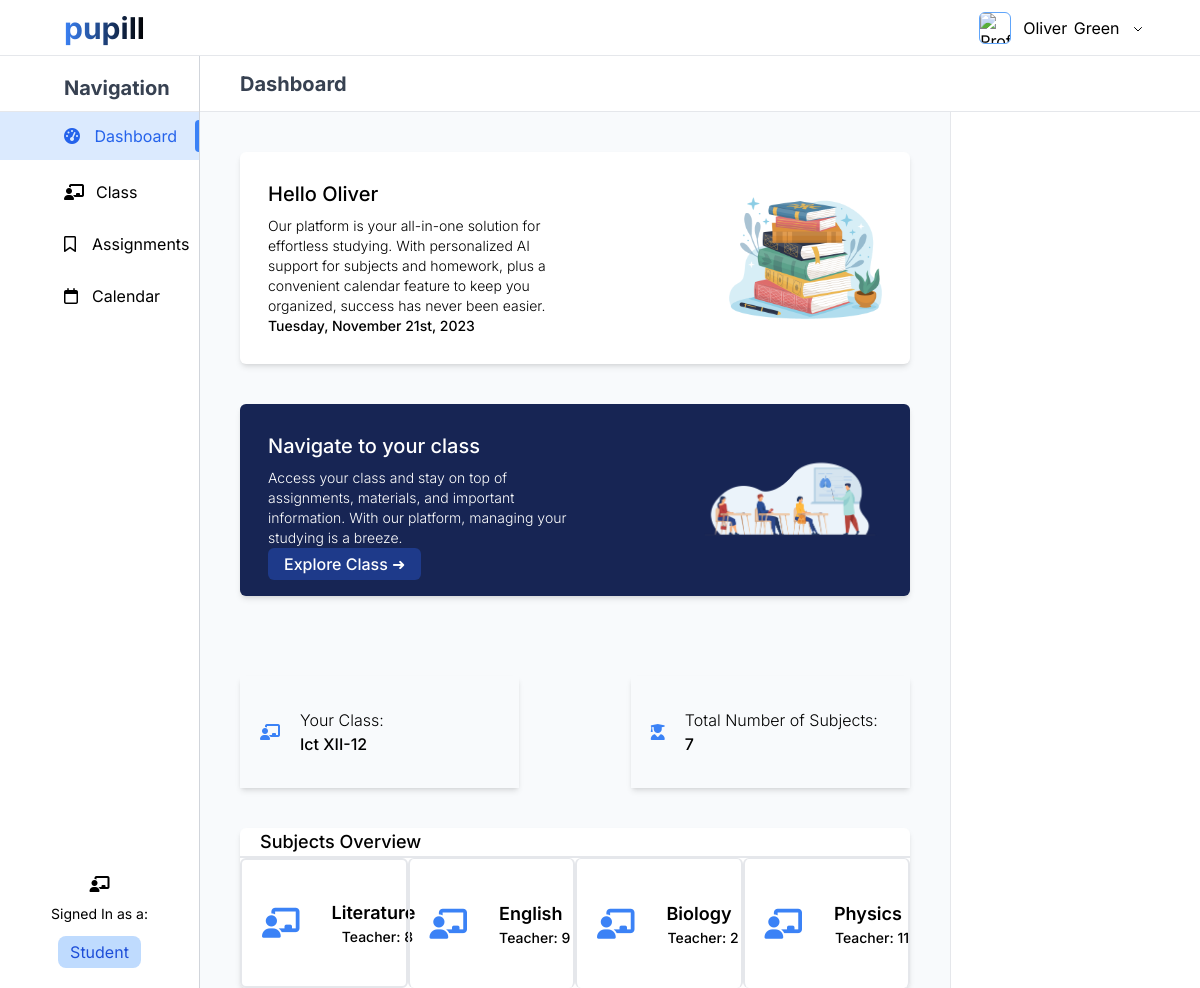
The page /dashboards/student_dashboard/studentDashboard.php (signed in) on the database its author committed.
### tables this page shows
CREATE TABLE `students` (
  `student_id` int(255) NOT NULL,
  `student_name` varchar(255) NOT NULL,
  `student_surname` varchar(255) NOT NULL,
  `student_email` varchar(255) NOT NULL,
  `student_password` varchar(255) NOT NULL,
  `student_birthday` varchar(255) NOT NULL,
  `student_parentCode` varchar(255) NOT NULL,
  `student_class` varchar(255) DEFAULT NULL,
  `school_id` varchar(255) NOT NULL,
  `created_at` datetime(6) NOT NULL,
  `updated_at` datetime(6) DEFAULT NULL ON UPDATE current_timestamp(6)
);

CREATE TABLE `classes` (
  `class_id` int(255) NOT NULL,
  `class_name` varchar(255) NOT NULL,
  `class_headTeacher` varchar(255) NOT NULL,
  `class_subjectCount` varchar(255) NOT NULL,
  `school` varchar(255) NOT NULL,
  `class_code` varchar(255) NOT NULL,
  `created_at` datetime(6) NOT NULL,
  `updated_at` datetime(6) DEFAULT NULL ON UPDATE current_timestamp(6)
);

CREATE TABLE `class_subjects` (
  `id` int(11) NOT NULL,
  `class_id` int(11) NOT NULL,
  `subject` varchar(255) NOT NULL,
  `teacher_id` int(11) NOT NULL
);

### dashboards/student_dashboard/studentDashboard.php (the view, shortened to what this page needs)
<?php
include_once '../../db_connection/config.php';
$sql = "SELECT * FROM students WHERE student_id = ? ";
$stmt = $con->prepare($sql);
$stmt->bindParam(1, $_SESSION['id']);
$stmt->execute();
$data = $stmt->fetch();
$sql = "SELECT * FROM class_subjects WHERE class_id = ? ";
$stmt = $con->prepare($sql);
$stmt->bindParam(1, $data['student_class']);
$stmt->execute();
$dataSubjects = $stmt->fetchAll();
$numSubjects = $stmt->rowCount();
$sql = "SELECT class_name FROM classes WHERE class_id = ? ";
$stmt = $con->prepare($sql);
$stmt->bindParam(1, $data['student_class']);
$stmt->execute();
$className = $stmt->fetch();
?>
<!DOCTYPE html>
<html lang="en">
<head>
    <script src="https://cdn.tailwindcss.com"></script>
</head>
<body style="font-family: 'Inter'">
    <div class=" flex flex-row">
        <div class="flex w-1/6 h-screen flex-col">
            <div class="flex items-center w-full h-14 py-5 border-b  border-gray-200">
                <div class="ml-16">
                    <p onclick="window.location.href='../../index.html'" class="text-3xl font-bold bg-gradient-to-r from-blue-500 to-black text-transparent bg-clip-text cursor-pointer inline-block">pupill</p>
                </div>
            </div>
            <div class="flex justify-between flex-col h-full border-r border-gray-300">
                <div class="flex mt-2">
                    <ul class=" w-full">
                        <li class="flex items-center w-full h-12 border-b border-gray-200 justify-start  ">
                            <span class="ml-16 font-bold text-xl text-gray-700">Navigation</span>
                        </li>
                        <li onclick="window.location.href='studentDashboard.php'" style="font-family: 'Inter', sans-serif;" class="flex flex-row items-center bg-blue-100 pl-16 py-2 font-regular text-md flex justify-between items-center cursor-pointer text-blue-600">
                            <div>
                                <i class="fas fa-tachometer-alt mr-2.5"></i>
                                <span>Dashboard</span>
                            </div>
                            <div class="bg-blue-500 h-8 w-1 rounded-l-lg "></div>
                        </li>
                        <li onclick="window.location.href='class.php'" style="font-family: 'Inter', sans-serif;" class="flex flex-row items-center font-regular pl-16 py-2 my-3 text-md cursor-pointer hover:text-blue-600 transition-colors duration-300">
                            <i class="fas fa-chalkboard-teacher mr-3"></i>
                            <span>Class</span>
                        </li>
                        <li onclick="window.location.href='assignments.php'" style="font-family: 'Inter', sans-serif;" class="flex flex-row items-center font-regular pl-16 py-2 my-3 text-md cursor-pointer hover:text-blue-600 transition-colors duration-300">
                            <i class="far fa-bookmark mr-4"></i>
                            <span class="hover:text-blue-500">Assignments</span>
                        </li>
                        <li style="font-family: 'Inter', sans-serif;" class="flex flex-row items-center font-regular pl-16 py-2 my-3 text-md cursor-pointer hover:text-blue-600 transition-colors duration-300">
                            <i class="far fa-calendar mr-3.5"></i>
                            <span class="hover:text-blue-500">Calendar</span>
                        </li>
                    </ul>
                </div>
                <div class="flex flex-col justify-center items-center m-5 ">
                    <i class="fas fa-chalkboard-teacher mb-3"></i>
                    <p style="font-family: 'Inter', sans-serif;" class="mb-3 text-sm">Signed In as a:</p>
                    <p style="font-family: 'Inter', sans-serif;" class="bg-blue-200 text-blue-700 rounded-lg px-3 py-1">Student</p>
                </div>
            </div>
        </div>
        <div class="flex w-5/6 h-screen flex-col">
            <div class="flex items-center w-full h-14 py-5 border-b border-gray-200 justify-end ">
                <div class="flex flex-row mr-14 items-center">
                    <img class="w-8 h-8 border mr-3 rounded-md border-blue-400" src="../../resources/icons/school.png" alt="Profile Picture">
                    <div class="relative inline-block">
                        <div class="cursor-pointer" onclick="showDropdown()">
                            <span class="cursor-pointer mr-0.5"><?= $data['student_name'] ?></span>
                            <span class="cursor-pointer"><?= $data['student_surname'] ?></span>
                            <svg xmlns="http://www.w3.org/2000/svg" class="h-3 w-3 inline-block ml-2" fill="none" viewBox="0 0 24 24" stroke="currentColor">
                                <path stroke-linecap="round" stroke-linejoin="round" stroke-width="2" d="M19 9l-7 7-7-7" />
                            </svg>
                        </div>
                    </div>
                </div>
            </div>
            <div class="flex items-center w-full h-14 py-5 border-b border-gray-200 justify-start  ">
                <span class="ml-10 font-bold text-xl text-gray-700">Dashboard</span>
            </div>
            <div class="flex flex-row w-full h-screen overflow-scroll overflow-x-hidden">
                <div class="flex flex-col w-3/4 bg-slate-50">
                    <div class="w-fill h-60 mx-10 mt-10 rounded-md bg-white shadow-md p-7 flex flex-row">
                        <div class="flex flex-col w-3/6 h-full justify-between">
                            <div>
                                <p class="text-xl font-medium">Hello <?= $data['student_name'] ?></p>
                                <p class="text-sm font-light mt-2">Our platform is your all-in-one solution for effortless studying. With personalized AI support for subjects and homework, plus a convenient calendar feature to keep you organized, success has never been easier.</p>
                            </div>
                            <div>
                                <p class="text-sm font-medium "> <?php echo date('l, F jS, Y'); ?></p>
                            </div>
                        </div>
                        <div class="flex justify-end items-center w-3/6">
                            <img class="w-2/4" src="../../resources/vectors/books.png" alt="Books">
                        </div>
                    </div>
                    <div class="w-fill h-48 mx-10 my-10 rounded-md bg-blue-950 text-white shadow-md p-7 flex flex-row">
                        <div class="flex flex-col w-3/6 h-full justify-between">
                            <div>
                                <p class="text-xl font-medium">Navigate to your class</p>
                                <p class="text-sm font-light mt-2"> Access your class and stay on top of assignments, materials, and important information. With our platform, managing your studying is a breeze.</p>
                            </div>
                            <div>
                                <button onclick="window.location.href='class.php'" class="text-white font-medium rounded-md py-1 px-4 bg-blue-900 transition duration-300 ease-in-out">Explore Class ➜</button>
                            </div>
                        </div>
                        <div class="flex justify-end items-center w-3/6">
                            <img class="w-3/5" src="../../resources/vectors/classes.png" alt="Books">
                        </div>
                    </div>
                    <div class="w-fill h-28 m-10 rounded-md flex flex-row justify-between">
                        <div class="flex items-center shadow-md w-5/12 h-28">
                            <div class="flex flex-row items-center">
                                <i class="fas fa-chalkboard-teacher mx-5 text-blue-500"></i>
                                <div class="flex flex-col">
                                    <p class="text-md font-light">Your Class:</p>
                                    <p class="text-md font-medium"><?= empty($className['class_name']) ? 'Join a class first!' : $className['class_name'] ?></p>
                                </div>
                            </div>
                        </div>
                        <div class="flex items-center shadow-md w-5/12 h-28">
                            <div class="flex flex-row items-center">
                                <i class="fas fa-user-graduate mx-5 text-blue-500"></i>
                                <div class="flex flex-col">
                                    <p class="text-md font-light">Total Number of Subjects:</p>
                                    <p class="text-md font-medium"><?= empty($numSubjects) ? 'Join a class first!' : $numSubjects ?></p>
                                </div>
                            </div>
                        </div>
                    </div>
                    <div class="w-fill h-40 mx-10 mb-14 rounded-md bg-white shadow-md flex flex-col">
                        <div class="border-b-2 w-full h-14 flex pl-5 items-center">
                            <p class="font-medium text-lg">Subjects Overview</p>
                        </div>
                        <div class="h-80 overflow-y-auto text-black h-fill">
                            <?php if ($dataSubjects) : ?>
                                <ul class="divide-y divide-gray-200 h-full flex flex-row">
                                    <?php $count = 0; ?>
                                    <?php foreach ($dataSubjects as $subject) : ?>
                                        <?php if ($count >= 4) break; ?>
                                        <li class="py-4 flex w-1/4 border-2 rounded-md h-fill items-center">
                                            <span class="text-3xl">
                                                <i class="fas fa-chalkboard-teacher mx-5 text-blue-500"></i>
                                            </span>
                                            <div class="flex flex-col ml-3 items-center">
                                                <div class=" flex flex-row justify-evenly">
                                                    <p class="text-lg font-semibold text-black mr-2"><?= $subject['subject'] ?></p>
                                                </div>
                                                <p class="text-sm font-medium text-black">Teacher: <?= $subject['teacher_id'] ?></p>
                                            </div>
                                        </li>
                                        <?php $count++; ?>
                                    <?php endforeach; ?>
                                </ul>
                            <?php else : ?>
                                <p class="text-black p-4">No subjects found</p>
                            <?php endif; ?>
                        </div>
                    </div>
                </div>
                <div class="flex w-1/4 h-full py-5 border-l border-gray-200 justify-center">
                    <div style="font-family: 'Inter'" class="w-full h-4/6 border-slate-100 px-4" id='calendar'></div>
                </div>
            </div>
        </div>
    </div>
</body>
</html>

### rows shown on the page
students: student_name "Oliver", student_surname "Green"
classes: class_name "Ict XII-12"
class_subjects: subject "Literature", teacher "8"
class_subjects: subject "English", teacher "9"
class_subjects: subject "Biology", teacher "2"
class_subjects: subject "Physics", teacher "11"

### other values the page prints
$numSubjects "7"
